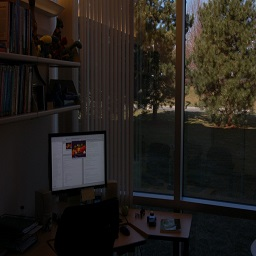
%> input picture assignment1/office.jpg, 256 x 256 px
$ octave --eval "histMatch;"   (GNU Octave 9; MATLAB toolbox functions it lacks are replaced by stand-ins)
%> lines starting %> are read from the running program, lines starting %| are printed output that depends on the picture
function histMatch()
   img = imread('office.jpg');
%> img is the input picture: size 256x256x3 uint8; mean R, G, B 35.5, 31.6, 27.3
   gray = rgb2gray(img);
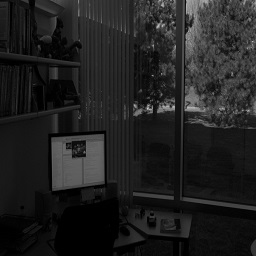
%> gray: size 256x256 uint8; min 0, max 207, mean 32.2
   figure(1);
   imhist(gray);
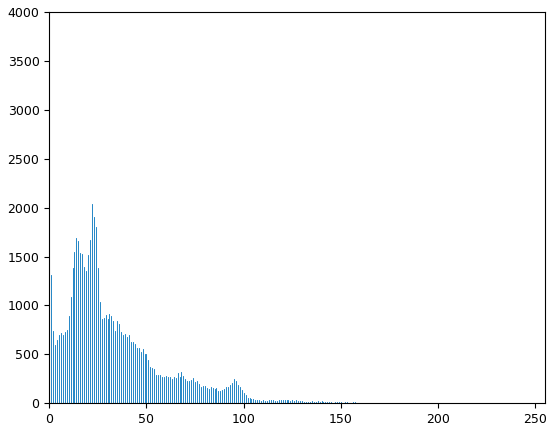
%> figure redrawn from the program's plot data; highest point at x = 0, y = 3520

   [p, freq] = prob(gray);
   tr = cfd(p);
   %print tr;
   bins = 256;
   s1 = round(tr .* bins);

   ramp = zeros([255*128 1],'uint8');
   ind = 1;
   for i = 1:256
       ramp(ind:ind+i) = i -1 ;
       ind = ind + i;
   end
   size(ramp)
   ramp = ramp(1:length(ramp)-2);
   ramp = reshape(ramp,255,129);
   ramp = mat2gray(ramp);
   imhist(ramp);
   % [59 lines of commented-out code are left out]
end


function [p, freq] = probList(l)
   p = zeros(length(l),1);
   freq = zeros(256,1);

   s = length(l);
   for i = 1:length(l)
      freq(l(i) + 1) = freq(l(i) + 1) + 1;
   end
   p = freq ./ s;
end

%%find prob of image intensties
function [p, freq] = prob(img)
   %scale factor
   scale = size(img,1) * size(img,2);
%> scale = 65536

   %probability list
   p = zeros(256,1);
   freq = zeros(256,1);

   %calculate #pixels for each intensity value
   for i = 1:size(img,1)
       for j = 1:size(img,2)
           freq(img(i,j) + 1) = freq(img(i,j) + 1) + 1;
       end
   end
%> after the loop, freq = 256 values, max 3520 at index 1, min 0 at index 173, mean 256

   %calculate probability
   p = freq ./ scale;
%> p = 256 values, max 0.0537 at index 1, min 0 at index 173, mean 0.00391
end

%%find cumulative probabilites of image intensity
function c = cfd(l)
   c = zeros(length(l),1);
   size(l(1,1))
%> ans = [1 1]
   disp(['size l ' num2str(size(l))]);
%| size l 256    1
   %calculate the cumulative probs by adding
   for i = 2:length(l)
      c(i) = l(i,1) + c(i - 1);
   end
%> after the loop, c = 256 values from 0 to 0.946

end
%> in histMatch, `s1 = round(tr .* bins);`: s1 = 256 values from 0 to 242
%> `histMatch;`:
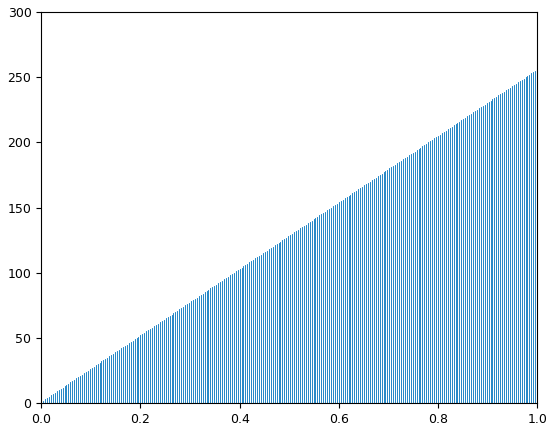
%> figure redrawn from the program's plot data; highest point at x = 0.996, y = 255
